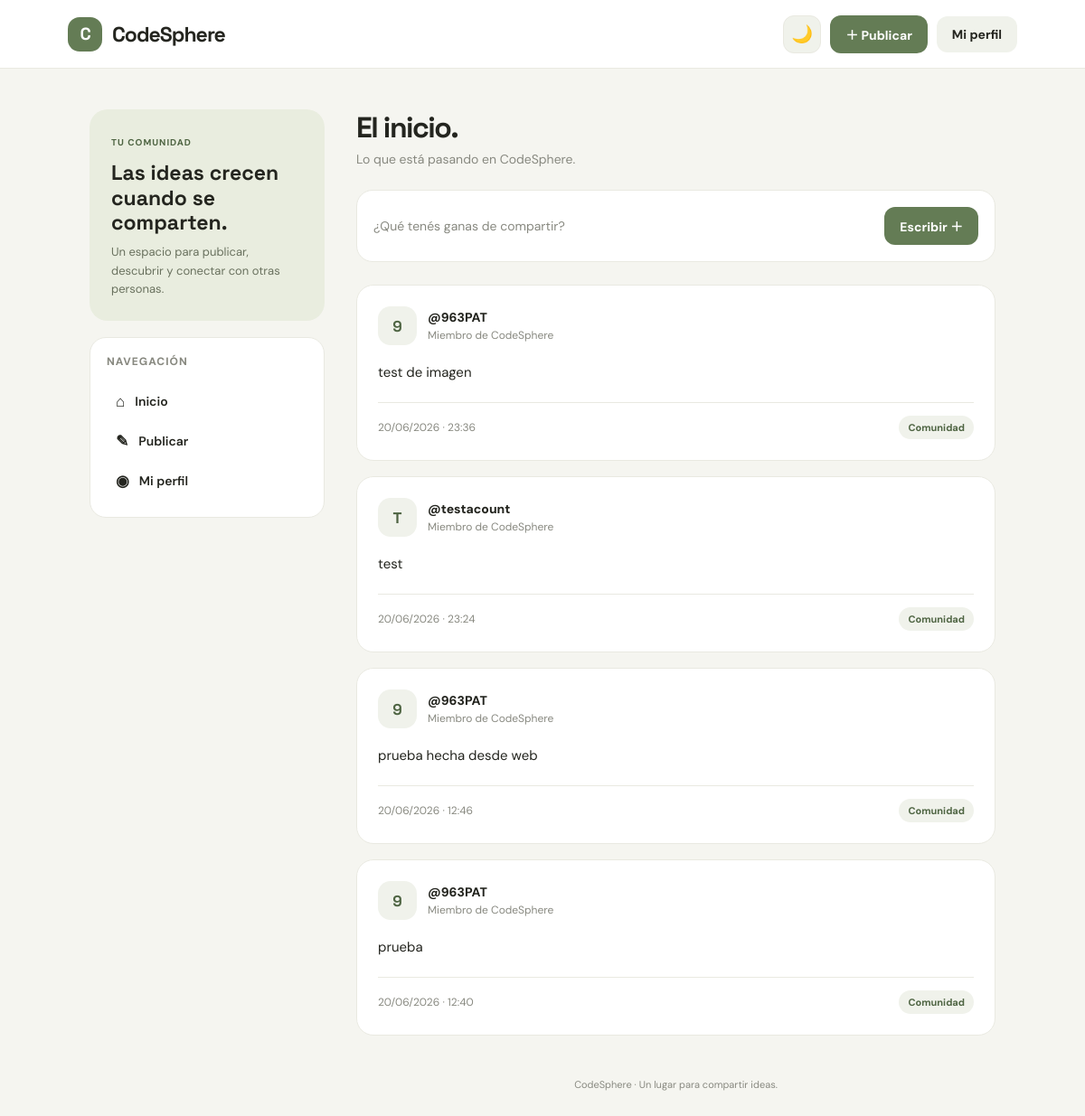
The app's page / (signed in) with its own data.
### social/models.py (models this page shows, shortened)
class Post(models.Model):
    user = models.ForeignKey(User, on_delete=models.CASCADE)
    content = models.TextField()
    image = models.ImageField(upload_to="posts/", blank=True, null=True)
    created_at = models.DateTimeField(auto_now_add=True)

### social/views.py (the view)
# urls.py: path('', views.home, name='home'),
@login_required
def home(request):
    posts = Post.objects.select_related(
        "user"
    ).prefetch_related(
        "likes"
    ).all().order_by("-created_at")
    liked_post_ids = set(
        Like.objects.filter(
            user=request.user
        ).values_list("post_id", flat=True)
    )
    return render(request, "home.html", {
        "posts": posts,
        "liked_post_ids": liked_post_ids
    })

### templates/home.html (shortened to what this page needs)
<!DOCTYPE html>
<html lang="es">
<head>
</head>
<body>
<nav class="navbar">
    <a href="/" class="logo">
        <span class="logo-icon">C</span>
        CodeSphere
    </a>
    <div class="nav-actions">
        <button
            class="theme-toggle"
            id="themeToggle"
            type="button"
            aria-label="Activar modo oscuro"
            title="Cambiar tema"
        >🌙</button>
        <a href="/create/" class="btn btn-primary">＋ Publicar</a>
        <a href="/profile/" class="btn btn-light">Mi perfil</a>
    </div>
</nav>
<main class="container">
    <aside class="sidebar">
        <div class="welcome">
            <small>Tu comunidad</small>
            <h2>Las ideas crecen cuando se comparten.</h2>
            <p>Un espacio para publicar, descubrir y conectar con otras personas.</p>
        </div>
        <div class="side-card">
            <div class="side-title">Navegación</div>
            <a href="/" class="side-link">
                <span class="side-icon">⌂</span> Inicio
            </a>
            <a href="/create/" class="side-link">
                <span class="side-icon">✎</span> Publicar
            </a>
            <a href="/profile/" class="side-link">
                <span class="side-icon">◉</span> Mi perfil
            </a>
        </div>
    </aside>
    <section class="feed">
        <header class="feed-header">
            <h1>El inicio.</h1>
            <p>Lo que está pasando en CodeSphere.</p>
        </header>
        <div class="composer">
            <span class="composer-text">¿Qué tenés ganas de compartir?</span>
            <a href="/create/" class="btn btn-primary">Escribir ＋</a>
        </div>
        {% for post in posts %}
            <article class="post">
                <div class="user-row">
                    <div class="avatar-placeholder">
                        {{ post.user.username|first|upper }}
                    </div>
                    <div>
                        <div class="username">
                            <a href="/user/{{ post.user.username }}/">
                                @{{ post.user.username }}
                            </a>
                        </div>
                        <div class="post-label">
                            Miembro de CodeSphere
                        </div>
                    </div>
                </div>
                <div class="post-content">{{ post.content }}</div>
                <footer class="post-footer">
                    <span class="date">{{ post.created_at|date:"d/m/Y · H:i" }}</span>
                    <span class="post-tag">Comunidad</span>
                </footer>
            </article>
        {% endfor %}
        <div class="footer">
            CodeSphere · Un lugar para compartir ideas.
        </div>
    </section>
</main>
</body>
</html>

### templates/home.html (style rules this page uses)
:root { color-scheme: light; --bg: #f5f5f0; --surface: #ffffff; --text: #24251f; --muted: #888980; --accent: #647c55; --accent-dark: #4e6442; --border: #e9e9e1; --soft: #f0f2eb; --welcome: #e9eddf; --welcome-text: #69715e; --shadow: rgba(48,55,35,.045); }
* { box-sizing: border-box; }
body { margin: 0; background: var(--bg); color: var(--text); font-family: 'DM Sans', sans-serif; transition: background .25s, color .25s; }
a { color: inherit; text-decoration: none; }
.navbar { height: 76px; background: var(--surface); border-bottom: 1px solid var(--border); display: flex; align-items: center; justify-content: space-between; padding: 0 max(calc((100% - 1050px) / 2), 24px); position: sticky; top: 0; z-index: 10; transition: background .25s; }
.logo { display: flex; align-items: center; gap: 11px; font-family: 'Space Grotesk', sans-serif; font-size: 23px; font-weight: 700; letter-spacing: -1px; }
.logo-icon { width: 38px; height: 38px; background: var(--accent); color: white; border-radius: 13px; display: grid; place-items: center; font-size: 19px; }
.nav-actions { display: flex; gap: 10px; align-items: center; }
.btn { padding: 11px 17px; border-radius: 12px; font-size: 14px; font-weight: 700; transition: .2s; border: none; cursor: pointer; font-family: inherit; }
.btn-primary { background: var(--accent); color: white; }
.btn-light { background: var(--soft); color: var(--text); }
.theme-toggle { width: 42px; height: 42px; border-radius: 12px; background: var(--soft); border: 1px solid var(--border); color: var(--text); cursor: pointer; font-size: 19px; transition: .2s; }
.container { max-width: 1050px; margin: 45px auto; padding: 0 24px; display: grid; grid-template-columns: 260px minmax(0, 1fr); gap: 35px; align-items: start; }
.sidebar { position: sticky; top: 105px; }
.welcome { padding: 24px; background: var(--welcome); border-radius: 20px; margin-bottom: 18px; }
.welcome small { color: var(--accent-dark); font-weight: 700; letter-spacing: 1px; text-transform: uppercase; font-size: 10px; }
.welcome h2 { font-family: 'Space Grotesk', sans-serif; font-size: 23px; line-height: 1.2; margin: 12px 0 8px; }
.welcome p { color: var(--welcome-text); font-size: 13px; line-height: 1.6; margin: 0; }
.side-card { background: var(--surface); border: 1px solid var(--border); border-radius: 18px; padding: 18px; }
.side-title { font-size: 12px; font-weight: 800; color: var(--muted); text-transform: uppercase; letter-spacing: 1px; margin-bottom: 14px; }
.side-link { display: flex; align-items: center; gap: 11px; padding: 11px 10px; border-radius: 10px; font-size: 14px; font-weight: 600; transition: .2s; }
.side-icon { font-size: 17px; }
.feed-header { margin-bottom: 25px; }
.feed-header h1 { font-family: 'Space Grotesk', sans-serif; font-size: 32px; letter-spacing: -1.5px; margin: 0 0 6px; }
.feed-header p { color: var(--muted); font-size: 14px; margin: 0; }
.composer { background: var(--surface); border: 1px solid var(--border); border-radius: 18px; padding: 18px; margin-bottom: 25px; display: flex; justify-content: space-between; align-items: center; gap: 15px; }
.composer-text { color: var(--muted); font-size: 14px; }
.post { background: var(--surface); border: 1px solid var(--border); border-radius: 19px; padding: 23px; margin-bottom: 17px; transition: .2s; animation: appear .4s ease both; }
.user-row { display: flex; align-items: center; gap: 12px; margin-bottom: 17px; }
.avatar-placeholder { width: 43px; height: 43px; border-radius: 14px; background: var(--soft); color: var(--accent-dark); display: grid; place-items: center; font-family: 'Space Grotesk', sans-serif; font-weight: 700; font-size: 17px; }
.username { font-size: 14px; font-weight: 800; }
.post-label { color: var(--muted); font-size: 12px; margin-top: 3px; }
.post-content { font-size: 15px; line-height: 1.8; white-space: pre-wrap; overflow-wrap: anywhere; }
.post-footer { border-top: 1px solid var(--border); margin-top: 19px; padding-top: 14px; display: flex; justify-content: space-between; align-items: center; }
.date { font-size: 12px; color: var(--muted); }
.post-tag { font-size: 11px; font-weight: 700; color: var(--accent-dark); background: var(--soft); padding: 6px 10px; border-radius: 20px; }
.footer { text-align: center; color: var(--muted); font-size: 11px; padding: 30px 0; }

### records on screen
Post: user.username|first "9", user.username "963PAT", content "test de imagen", created_at "20/06/2026 · 23:36"
Post: user.username|first "T", user.username "testacount", content "test", created_at "20/06/2026 · 23:24"
Post: user.username|first "9", user.username "963PAT", content "prueba hecha desde web", created_at "20/06/2026 · 12:46"
Post: user.username|first "9", user.username "963PAT", content "prueba", created_at "20/06/2026 · 12:40"
